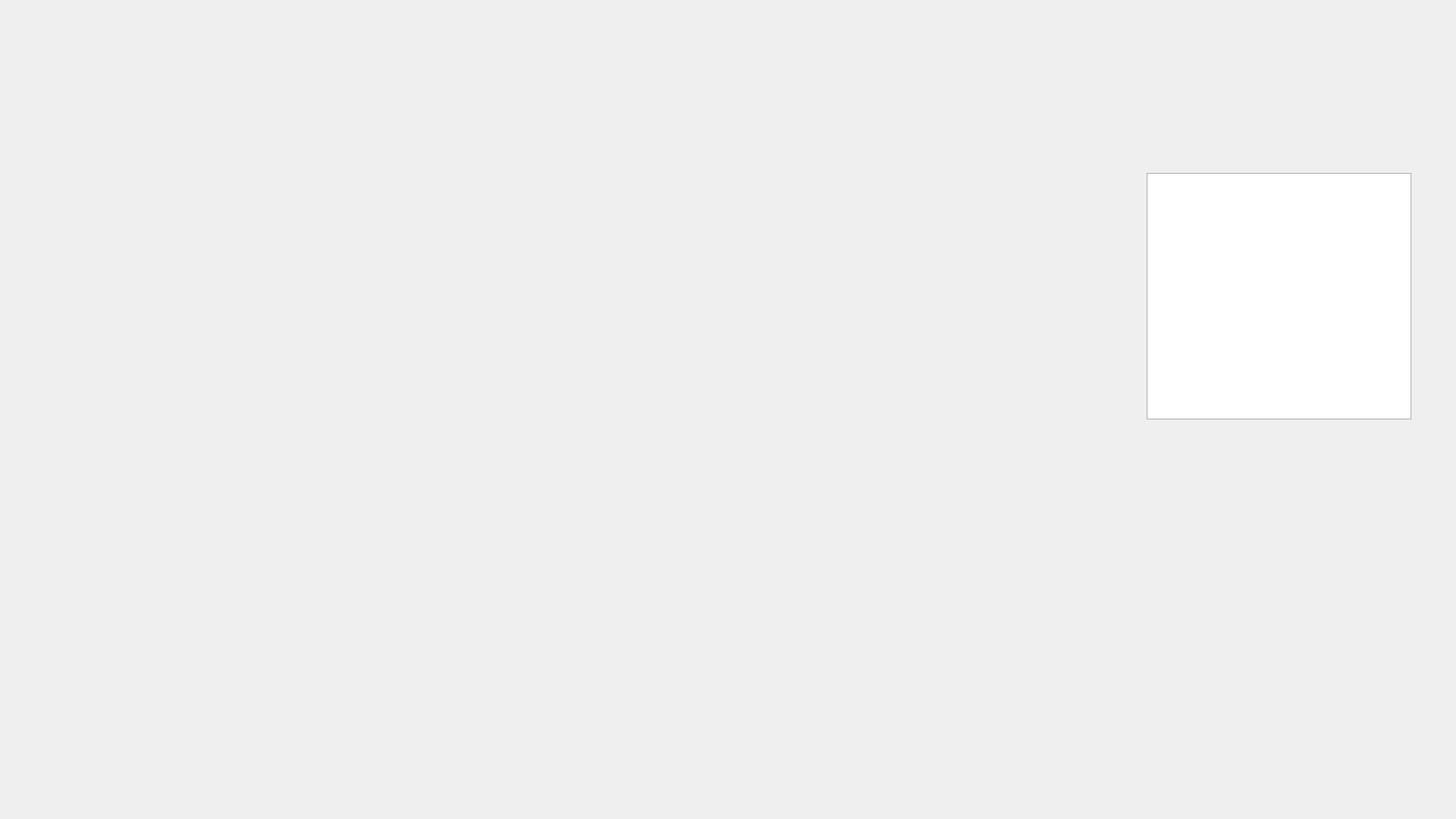
<?xml version="1.0" encoding="UTF-8"?>
<ui version="4.0">
 <class>WallGameWidget</class>
 <widget class="QWidget" name="WallGameWidget">
  <property name="geometry">
   <rect>
    <x>0</x>
    <y>0</y>
    <width>1600</width>
    <height>900</height>
   </rect>
  </property>
  <property name="windowTitle">
   <string>Form</string>
  </property>
  <widget class="QTableView" name="view">
   <property name="geometry">
    <rect>
     <x>1260</x>
     <y>190</y>
     <width>291</width>
     <height>271</height>
    </rect>
   </property>
  </widget>
 </widget>
 <resources/>
 <connections/>
</ui>
